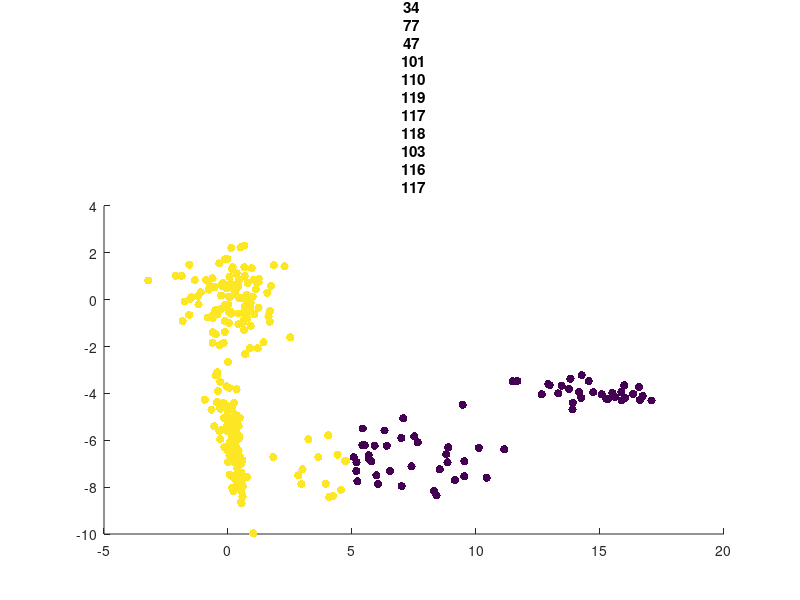
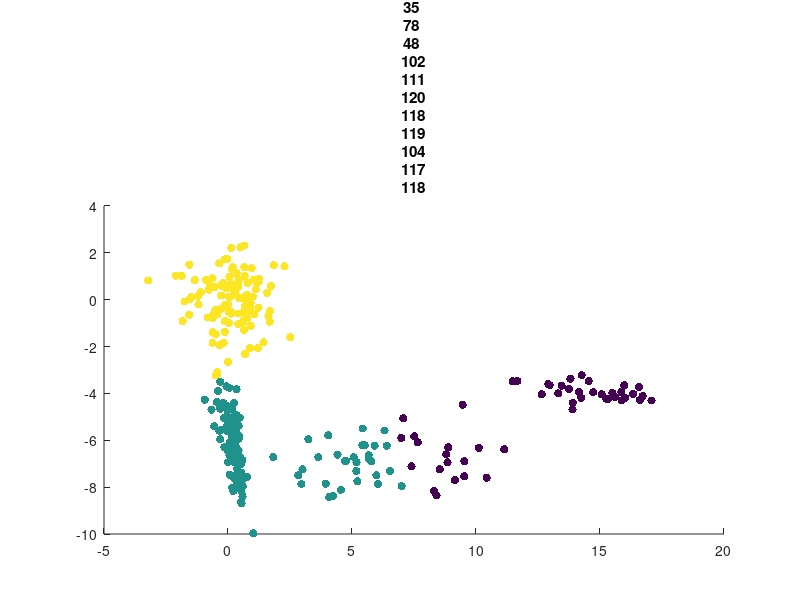
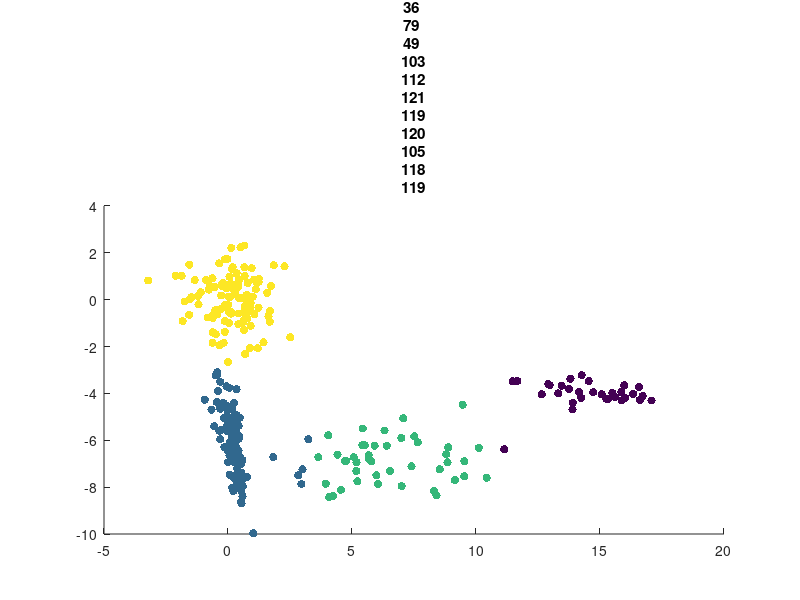
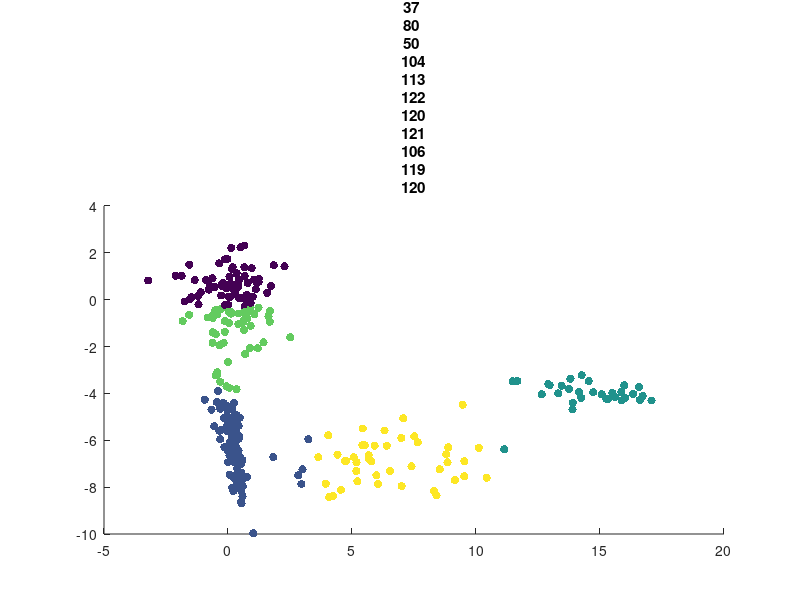

Reproduce these figures in MATLAB, in order.
clc
close all

%% Parameters for the generation of the 5 random cluster points
% Vary the means and covariance matrices of the distributions as well as 
% the number of points in each cluster.
NUM_CLUSTERS = 5;
NUM_PTS   = [100, 10, 30, 91, 50];
MU_PTS    = {[0 0],[1 -1],[15 -4],[.1 -6],[6 -7]};
SIGMA_PTS = {[1 0;0 1],[1 .75;.75 2],[2 -.1;-.1 .1],[.1 -.3;-.3 2],[5 .65;.65 1]}; 

%% Generate 2D clusters with different number of pts, means, and covariances
clusters = [];
for i=1:5
    clusters = [clusters; mvnrnd(MU_PTS{i}, SIGMA_PTS{i}, NUM_PTS(i))];                
end

%% Run K-Means on the synthetic data generated in Step1. 
% Does it always yield the optimal configuration? Discuss the results.
K_SIZES = [2 3 4 5];

for i=1:size(K_SIZES,2)
   figure();
   [IDX,C] = kmeans(clusters,K_SIZES(i));
   scatter(clusters(:,1),clusters(:,2),[],IDX,'filled');
   title(K_SIZES(i)+" K-clusters");
end


for i=1:size(K_SIZES,2)
    gmm = fitgmdist(clusters,K_SIZES(i));
    em_idx = cluster(gmm, clusters);
    figure()
    gscatter(clusters(:,1), clusters(:,2), em_idx)
    title(K_SIZES(i)+" EM-clusters");
end